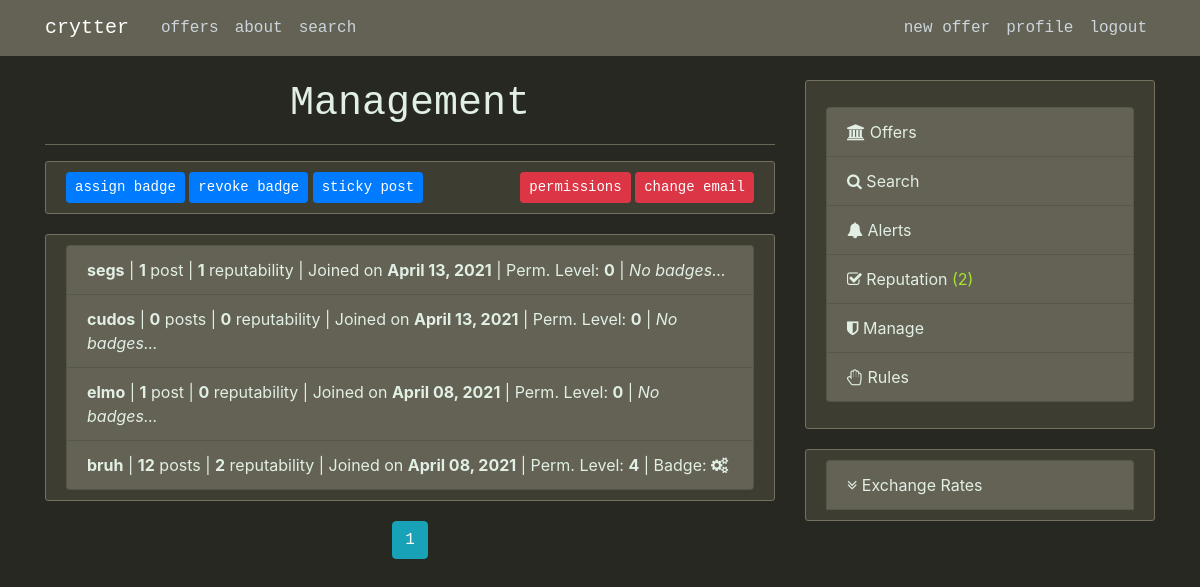
/manage (signed in), run on the app's committed database.
### crytter/models.py (models this page shows, shortened)
class User(db.Model, UserMixin):
	id = db.Column(db.Integer, primary_key=True)
	username = db.Column(db.String(32), unique=True, nullable=False)
	email = db.Column(db.String(256), unique=True, nullable=False)
	rating = db.Column(db.Integer, nullable=False, default=0)
	rateBar = db.Column(db.String, nullable=False, default='<a class="mr-1 btn btn-secondary btn-xs" >New User</a>')
	date_joined = db.Column(db.DateTime, nullable=False, default=datetime.utcnow)
	biography = db.Column(db.Text, nullable=False, default='')
	image_file = db.Column(db.String, nullable=False, default='default.jpg')
	password = db.Column(db.String(60), nullable=False)
	permission_level = db.Column(db.Integer, nullable=False, default=0)
	last_search = db.Column(db.String(128), nullable=False, default='')
	posts = db.relationship('Post', backref='author', lazy=True)
	comments = db.relationship('Comment', backref='author', lazy=True)
	badges = db.relationship('Badge', backref='bearer', lazy=True)
	alerts = db.relationship('Alert', backref='assoc_user', lazy=True)
	ratesOfOthers = db.relationship('Rating', backref='rater', foreign_keys=[Rating.rater_id], lazy=True)
	ratingsByOthers = db.relationship('Rating', backref='ratee', foreign_keys=[Rating.ratee_id], lazy=True)

class Badge(db.Model):
	id = db.Column(db.Integer, primary_key=True)
	name = db.Column(db.String, nullable=False)
	html = db.Column(db.String, nullable=False)
	user_id = db.Column(db.Integer, db.ForeignKey('user.id'), nullable=False)
	date_recieved = db.Column(db.DateTime, nullable=False, default=datetime.utcnow)

### crytter/main/routes.py (the view, shortened to what this page needs)
@main.route('/manage', methods=['GET', 'POST'])
def admin():
	if not current_user.is_authenticated or current_user.permission_level < 3:
		abort(404)
	badgeform = AssignBadgeForm()
	revokebadgeform = RevokeBadgeForm()
	permform = PermissionsForm()
	emailform = ChangeEmailForm()
	stickyform = StickyPostForm()
	isAdmin = False
	if current_user.permission_level == 5: isAdmin = True;
	page = request.args.get('page', 1, type=int)
	users = User.query.order_by(User.date_joined.desc()).paginate(page=page, per_page=20)
	if request.method == 'POST': return redirect(url_for('main.admin'))
	return render_template('admin.html', title='admin', users=users, badgeform=badgeform, revokebadgeform=revokebadgeform, permform=permform, emailform=emailform, stickyform=stickyform)

### crytter/models.py (called while the page is built)
@login_manager.user_loader
def load_user(user_id):
	return User.query.get(int(user_id))

### crytter/templates/admin.html (shortened to what this page needs)
{% extends 'layout.html' %}
{% block content %}
	<center><h1>Management</h1></center>
	<hr>
	<div class="content-section">
			<button class='btn btn-primary btn-sm' data-toggle="modal" data-target="#badgeModal">assign badge</button>
			<button class='btn btn-primary btn-sm' data-toggle="modal" data-target="#revokeBadgeModal">revoke badge</button>
			<button class='btn btn-primary btn-sm' data-toggle="modal" data-target="#stickyPostModal">sticky post</button>
		<div style="float:right;">
			<button class='btn btn-danger btn-sm' data-toggle="modal" data-target="#permissionsModal">permissions</button>
			<button class='btn btn-danger btn-sm' data-toggle="modal" data-target="#changeEmailModal">change email</button>
		</div>
	</div>
<div class="content-section">
 <ul class="list-group">
 	{% for user in users.items %}
    <li class="list-group-item list-group-item-light"><a class='article-title' href='{{ url_for("users.userpage", username=user.username) }}'><b>{{user.username}}</b></a> | <b>{{ user.posts|length }}</b> {% if user.posts|length == 1 %} post {% else %} posts {% endif %} | <b>{{ user.rating }}</b> reputability | Joined on <b>{{ user.date_joined.strftime('%B %d, %Y') }}</b> | Perm. Level: <b>{{ user.permission_level }}</b> |
    	{% if user.badges %}
    	Badge{% if user.badges|length != 1 %}s{% endif %}:
    	{% for badge in user.badges %}
			<span title="{{ badge.name }}" class="{{ badge.html }}"></span>
	    {% endfor %}
	    {% else %}
	    <i>No badges...</i>
	    {% endif %}
	</li>
    {% endfor %}
</ul>
</div>
<center>
{% for page_num in users.iter_pages(left_edge=1, right_edge=1, left_current=1, right_current=2) %}
	{% if page_num %}
		{% if users.page == page_num %}
		<a class="btn btn-info mb-4" href="{{ url_for('main.admin', page=page_num) }}">{{ page_num }}</a>
		{% else %}
		<a class="btn btn-outline-info mb-4" href="{{ url_for('main.admin', page=page_num) }}">{{ page_num }}</a>
		{% endif %}
	{% else %}
		...
	{% endif %}
	{% endfor %}
</center>
{% endblock content %}

### crytter/templates/layout.html (shortened to what this page needs)
<!DOCTYPE html>
<html lang="en">
<head>
    <link rel="stylesheet" href="https://stackpath.bootstrapcdn.com/bootstrap/4.5.0/css/bootstrap.min.css">
    <link rel="stylesheet" type="text/css" href="{{ url_for('static', filename='main.css') }}">
    <link href="https://maxcdn.bootstrapcdn.com/font-awesome/4.7.0/css/font-awesome.min.css" rel="stylesheet">
</head>
<body>
	<header class="site-header">
	  <nav class="navbar navbar-expand-md navbar-dark bg-steel fixed-top">
	    <div class="container">
	      <a class="navbar-brand mr-4" href="/">crytter</a>
	      <div class="collapse navbar-collapse" id="navbarToggle">
	        <div class="navbar-nav mr-auto">
	          <a class="nav-item nav-link" href="{{ url_for('main.home') }}">offers</a>
	          <a class="nav-item nav-link" href="{{ url_for('main.about') }}">about</a>
	          <a class="nav-item nav-link" href="{{ url_for('main.search') }}">search</a>
	        </div>
	        <div class="navbar-nav">
	        {% if current_user.is_authenticated %}
	        <a class="nav-item nav-link" href="{{ url_for('posts.new_post') }}">new offer</a>
	        <a class="nav-item nav-link" href="{{ url_for('users.userpage', username=current_user.username) }}">profile</a>
	        <a class="nav-item nav-link" href="{{ url_for('users.logout') }}">logout</a>
	        {% else %}
	          <a class="nav-item nav-link" href="{{ url_for('users.login') }}">login</a>
	          <a class="nav-item nav-link" href="{{ url_for('users.register') }}">register</a>
	        {% endif %}
	        </div>
	      </div>
	    </div>
	  </nav>
	</header>
	<main role="main" class="container">
	  <div class="row">
	    <div class="col-md-8">
	      {% block content %}{% endblock %}
	    </div>
	    <div class="col-md-4">
	      <div class="content-section">
	      	{% if current_user.is_authenticated %}
	        <p class='text-muted'>
	          <ul class="list-group">
	            <li class="list-group-item list-group-item-light"><a href="{{ url_for('main.home') }}"><span class="fa fa-bank"></span> Offers</a></li>
	            <li class="list-group-item list-group-item-light"><a href="{{ url_for('main.search') }}"><span class="fa fa-search"></span> Search</a></li>
	            <li class="list-group-item list-group-item-light"><a href="{{ url_for('users.alerts') }}"><span class="fa fa-bell"></span> Alerts </a></li>
	            <li class="list-group-item list-group-item-light"><a href="{{ url_for('users.ratings', username=current_user.username) }}"><span class="fa fa-check-square-o"></span> Reputation <span class="{{ 'red' if current_user.rating < 0 else 'green'}}">({{ current_user.rating }})</span></li></a>
	            {% if current_user.permission_level > 2%}<li class="list-group-item list-group-item-light"><a href="{{ url_for('main.admin') }}"><span class="fa fa-shield"></span> Manage</a></li>{% endif %}
	            <li class="list-group-item list-group-item-light"><a href="{{ url_for('main.help', topic='rules') }}"><span class="fa fa-hand-paper-o"></span> Rules</a></li>
	          </ul>
	        </p>
	        {% endif %}
	      </div>
		      <div class="row-md-4">
			      <div class="content-section">
			          <ul class="list-group">
			          	<li class="list-group-item list-group-item-light"><a data-toggle="collapse" href="#currencyList" role="button" aria-expanded="false" aria-controls="currencyList" onclick="e = document.getElementById('down-arrow'); if(getCookie('currencyDropdown') == 'true'){e.classList.remove('fa-angle-double-up'); e.classList.add('fa-angle-double-down'); setCookie('currencyDropdown', false, 3650);}else{e.classList.remove('fa-angle-double-down'); e.classList.add('fa-angle-double-up'); setCookie('currencyDropdown', true, 3650);}"><span id="down-arrow" class="fa fa-angle-double-down"></span> Exchange Rates</a></li>
			          </ul>
		     	 </div>
		    </div>
	    </div>
	  </div>
	</main>
</body>
</html>

### crytter/static/main.css (style rules this page uses)
body { background: #272822; color: #ffffff; margin-top: 5rem; word-break: break-word; }
h1, h2, h3, h4, h5, h6 { color: #e1efe4; font-family: menlo, consolas, monospace; }
hr { background-color: #75715e; }
.green { color: #a6e22e; }
.list-group-item-light { background-color: #636255; color: #e1efe4; }
.btn { font-family: menlo, consolas, monospace; }
.bg-steel { background-color: #636255; font-family: menlo, consolas, monospace; }
.text-muted { color: #e6db74!important; }
a { color: inherit; text-decoration: inherit; }
.site-header .navbar-nav .nav-link { color: #cbd5db; }
.content-section { background: #3e3d32; color: #e1efe4; padding: 10px 20px; border: 1px solid #75715e; border-radius: 3px; margin-bottom: 20px; }

### data on the page
User: username "segs", posts|length "1", rating "1", date_joined "April 13, 2021", permission_level "0", shows "No badges..."
User: username "cudos", posts|length "0", rating "0", date_joined "April 13, 2021", permission_level "0", shows "No badges..."
User: username "elmo", posts|length "1", rating "0", date_joined "April 08, 2021", permission_level "0", shows "No badges..."
User: username "bruh", posts|length "12", rating "2", date_joined "April 08, 2021", permission_level "4"

### other printed values
{{ page_num }} "1"
